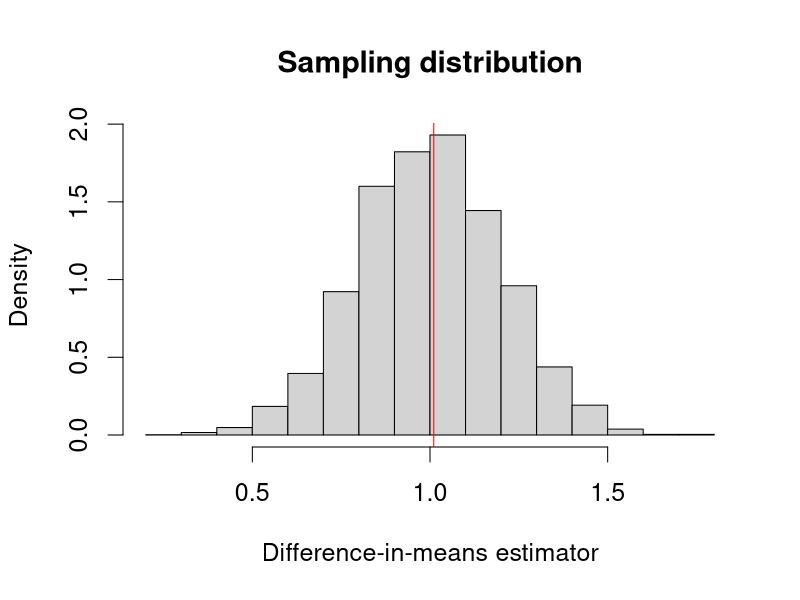
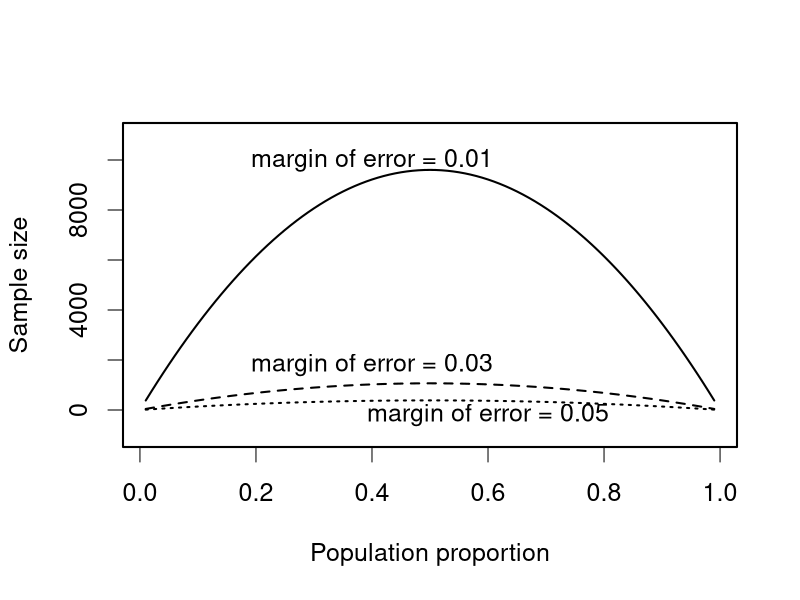

These figures' R source, in order: (Note: this script raises an error after producing the figures.)
##### Chapter 7: Uncertainty

#### Section 7.1: Estimation

### Section 7.1.1: Unbiasedness and Consistency

## simulation parameters
n <- 100 # sample size
mu0 <- 0 # mean of Y_i(0)
sd0 <- 1 # standard deviation of Y_i(0)
mu1 <- 1 # mean of Y_i(1)
sd1 <- 1 # standard deviation of Y_i(1)

## generate a sample
Y0 <- rnorm(n, mean = mu0, sd = sd0)
Y1 <- rnorm(n, mean = mu1, sd = sd1)
tau <- Y1 - Y0 # individual treatment effect
## true value of the sample average treatment effect
SATE <- mean(tau)
SATE

## repeatedly conduct randomized controlled trials
sims <- 5000 # repeat 5,000 times, we could do more
diff.means <- rep(NA, sims)  # container

for (i in 1:sims) {
    ## randomize the treatment by sampling of a vector of 0's and 1's
    treat <- sample(c(rep(1, n / 2), rep(0, n / 2)), size = n, replace = FALSE)
    ## difference-in-means
    diff.means[i] <- mean(Y1[treat == 1]) - mean(Y0[treat == 0])
}

## estimation error for SATE
est.error <- diff.means - SATE
summary(est.error)

## PATE simulation
PATE <- mu1 - mu0
diff.means <- rep(NA, sims)
for (i in 1:sims) {
    ## generate a sample for each simulation: this used to be outside of loop
    Y0 <- rnorm(n, mean = mu0, sd = sd0)
    Y1 <- rnorm(n, mean = mu1, sd = sd1)
    treat <- sample(c(rep(1, n / 2), rep(0, n / 2)), size = n, replace = FALSE)
    diff.means[i] <- mean(Y1[treat == 1]) - mean(Y0[treat == 0])
}

## estimation error for PATE
est.error <- diff.means - PATE

## unbiased
summary(est.error)

### Section 7.1.2: Standard Error

par(cex = 1.5)
hist(diff.means, freq = FALSE, xlab = "Difference-in-means estimator",
     main = "Sampling distribution")
abline(v = SATE, col = "red") # true value of SATE
text(0.6, 2.4, "true SATE", col = "red")

sd(diff.means)
sqrt(mean((diff.means - SATE)^2))

## PATE simulation with standard error
sims <- 5000
diff.means <- se <- rep(NA, sims)  # container for standard error added
for (i in 1:sims) {
    ## generate a sample
    Y0 <- rnorm(n, mean = mu0, sd = sd0)
    Y1 <- rnorm(n, mean = mu1, sd = sd1)
    ## randomize the treatment by sampling of a vector of 0's and 1's
    treat <- sample(c(rep(1, n / 2), rep(0, n / 2)), size = n, replace = FALSE)
    diff.means[i] <- mean(Y1[treat == 1]) - mean(Y0[treat == 0])
    ## standard error
    se[i] <- sqrt(var(Y1[treat == 1]) / (n / 2) + var(Y0[treat == 0]) / (n / 2))
}

## standard deviation of difference-in-means
sd(diff.means)
## mean of standard errors
mean(se)

### Section 7.1.3: Confidence Intervals

n <- 1000 # sample size
x.bar <- 0.6 # point estimate
s.e. <- sqrt(x.bar * (1 - x.bar) / n) # standard error
## 99% confidence intervals
c(x.bar - qnorm(0.995) * s.e., x.bar + qnorm(0.995) * s.e.)
## 95% confidence intervals
c(x.bar - qnorm(0.975) * s.e., x.bar + qnorm(0.975) * s.e.)
## 90% confidence intervals
c(x.bar - qnorm(0.95) * s.e., x.bar + qnorm(0.95) * s.e.)

## empty container matrices for 2 sets of confidence intervals
ci95 <- ci90 <- matrix(NA, ncol = 2, nrow = sims)
## 95 percent confidence intervals
ci95[, 1] <- diff.means - qnorm(0.975) * se # lower limit
ci95[, 2] <- diff.means + qnorm(0.975) * se # upper limit

## 90 percent confidence intervals
ci90[, 1] <- diff.means - qnorm(0.95) * se # lower limit
ci90[, 2] <- diff.means + qnorm(0.95) * se # upper limit

## coverage rate for 95% confidence interval
mean(ci95[, 1] <= 1 & ci95[, 2] >= 1)
## coverage rate for 90% confidence interval
mean(ci90[, 1] <= 1 & ci90[, 2] >= 1)

p <- 0.6 # true parameter value
n <- c(50, 100, 1000) # 3 sample sizes to be examined
alpha <- 0.05
sims <- 5000 # number of simulations
results <- rep(NA, length(n)) # a container for results

## loop for different sample sizes
for (i in 1:length(n)) {
    ci.results <- rep(NA, sims) # a container for whether CI includes truth
    ## loop for repeated hypothetical survey sampling
    for (j in 1:sims) {
        data <- rbinom(n[i], size = 1, prob = p) # simple random sampling
        x.bar <- mean(data) # sample proportion as an estimate
        s.e. <- sqrt(x.bar * (1 - x.bar) / n[i]) # standard errors
        ci.lower <- x.bar - qnorm(1 - alpha/2) * s.e.
        ci.upper <- x.bar + qnorm(1 - alpha/2) * s.e.
        ci.results[j] <- (p >= ci.lower) & (p <= ci.upper)
    }
    ## proportion of CIs that contain the true value
    results[i] <- mean(ci.results)
}
results

### Scetion 7.1.4: Margin of Error and Sample Size Calculation in Polls

par(cex = 1.5, lwd = 2)
MoE <- c(0.01, 0.03, 0.05)  # the desired margin of error
p <- seq(from = 0.01, to = 0.99, by = 0.01)
n <- 1.96^2 * p * (1 - p) / MoE[1]^2
plot(p, n, ylim = c(-1000, 11000), xlab = "Population proportion",
     ylab = "Sample size", type = "l")
lines(p, 1.96^2 * p * (1 - p) / MoE[2]^2, lty = "dashed")
lines(p, 1.96^2 * p * (1 - p) / MoE[3]^2, lty = "dotted")
text(0.4, 10000, "margin of error = 0.01")
text(0.4, 1800, "margin of error = 0.03")
text(0.6, -200, "margin of error = 0.05")

## election and polling results, by state
data(pres08)
data(polls08)

## convert to a Date object
polls08$middate <- as.Date(polls08$middate)
## number of days to the election day
polls08$DaysToElection <- as.Date("2008-11-04") - polls08$middate

## create a matrix place holder
poll.pred <- matrix(NA, nrow = 51, ncol = 3)

## state names which the loop will iterate through
st.names <- unique(pres08$state)
## add labels for easy interpretation later on
row.names(poll.pred) <- as.character(st.names)

## loop across 50 states plus DC
for (i in 1:51){
    ## subset the ith state
    state.data <- subset(polls08, subset = (state == st.names[i]))
    ## subset the latest polls within the state
    latest <- state.data$DaysToElection == min(state.data$DaysToElection)
    ## compute the mean of latest polls and store it
    poll.pred[i, 1] <- mean(state.data$Obama[latest]) / 100
}

## upper and lower confidence limits
n <- 1000 # sample size
alpha <- 0.05
s.e. <- sqrt(poll.pred[, 1] * (1 - poll.pred[, 1]) / n) # standard error
poll.pred[, 2] <- poll.pred[, 1] - qnorm(1 - alpha/2) * s.e.
poll.pred[, 3] <- poll.pred[, 1] + qnorm(1 - alpha/2) * s.e.

par(cex = 1.5)
alpha <- 0.05
plot(pres08$Obama / 100, poll.pred[, 1], xlim = c(0, 1), ylim = c(0, 1),
     xlab = "Obama's vote share", ylab = "Poll prediction")
abline(0, 1)

## adding 95% confidence intervals for each state
for (i in 1:51) {
    lines(rep(pres08$Obama[i] / 100, 2), c(poll.pred[i, 2], poll.pred[i, 3]))
}
## proportion of confidence intervals that contain the election day outcome
mean((poll.pred[, 2] <= pres08$Obama / 100) &
         (poll.pred[, 3] >= pres08$Obama / 100))

## bias
bias <- mean(poll.pred[, 1] - pres08$Obama / 100)
bias

## bias corrected estimate
poll.bias <- poll.pred[, 1] - bias
## bias-corrected standard error
s.e.bias <- sqrt(poll.bias * (1 - poll.bias) / n)
## bias-corrected 95% confidence interval
ci.bias.lower <- poll.bias - qnorm(1 - alpha / 2) * s.e.bias
ci.bias.upper <- poll.bias + qnorm(1 - alpha / 2) * s.e.bias

## proportion of bias-corrected CIs that contain the election day outcome
mean((ci.bias.lower <= pres08$Obama / 100) &
         (ci.bias.upper >= pres08$Obama / 100))

### Section 7.1.5: Analysis of Randomized Controlled Trials

par(cex = 1.5)
## read in data
data(STAR)
hist(STAR$g4reading[STAR$classtype == 1], freq = FALSE, xlim = c(500, 900),
     ylim = c(0, 0.01), main = "Small class",
     xlab = "Fourth-grade reading test score")
abline(v = mean(STAR$g4reading[STAR$classtype == 1], na.rm = TRUE),
       col = "red")

hist(STAR$g4reading[STAR$classtype == 2], freq = FALSE, xlim = c(500, 900),
     ylim = c(0, 0.01), main = "Regular class",
     xlab = "Fourth-grade reading test score")
abline(v = mean(STAR$g4reading[STAR$classtype == 2], na.rm = TRUE),
       col = "red")

## estimate and standard error for small class
n.small <- sum(STAR$classtype == 1 & !is.na(STAR$g4reading))
est.small <- mean(STAR$g4reading[STAR$classtype == 1], na.rm = TRUE)
se.small <- sd(STAR$g4reading[STAR$classtype == 1], na.rm = TRUE) /
    sqrt(n.small)
est.small
se.small

## estimate and standard error for regular class
n.regular <- sum(STAR$classtype == 2 & !is.na(STAR$classtype) &
                     !is.na(STAR$g4reading))
est.regular <- mean(STAR$g4reading[STAR$classtype == 2], na.rm = TRUE)
se.regular <- sd(STAR$g4reading[STAR$classtype == 2], na.rm = TRUE) /
    sqrt(n.regular)
est.regular
se.regular

alpha <- 0.05
## 95% confidence intervals for small class
ci.small <- c(est.small - qnorm(1 - alpha / 2) * se.small,
              est.small + qnorm(1 - alpha / 2) * se.small)
ci.small

## 95% confidence intervals for regular class
ci.regular <- c(est.regular - qnorm(1 - alpha / 2) * se.regular,
                est.regular + qnorm(1 - alpha / 2) * se.regular)
ci.regular

## difference-in-means estimator
ate.est <- est.small - est.regular
ate.est

## standard error and 95% confidence interval
ate.se <- sqrt(se.small^2 + se.regular^2)
ate.se

ate.ci <- c(ate.est - qnorm(1 - alpha / 2) * ate.se,
            ate.est + qnorm(1 - alpha / 2) * ate.se)
ate.ci

### Section 7.1.6: Analysis Based on Student's t-Distribution

## 95% CI for small class
c(est.small - qt(0.975, df = n.small - 1) * se.small,
  est.small + qt(0.975, df = n.small - 1) * se.small)

## 95% CI based on the central limit theorem
ci.small

## 95% CI for regular class
c(est.regular - qt(0.975, df = n.regular - 1) * se.regular,
  est.regular + qt(0.975, df = n.regular - 1) * se.regular)

## 95% CI based on the central limit theorem
ci.regular

t.ci <- t.test(STAR$g4reading[STAR$classtype == 1],
               STAR$g4reading[STAR$classtype == 2])
t.ci

#### Section 7.2: Hypothesis Testing

### Section 7.2.1: Tea-Testing Experiment

## truth: enumerate the number of assignment combinations
true <- c(choose(4, 0) * choose(4, 4),
          choose(4, 1) * choose(4, 3),
          choose(4, 2) * choose(4, 2),
          choose(4, 3) * choose(4, 1),
          choose(4, 4) * choose(4, 0))
true

## compute probability: divide it by the total number of events
true <- true / sum(true)
## number of correctly classified cups as labels
names(true) <- c(0, 2, 4, 6, 8)
true

## simulations
sims <- 1000
## lady's guess: M stands for `Milk first,' T stands for `Tea first'
guess <- c("M", "T", "T", "M", "M", "T", "T", "M")
correct <- rep(NA, sims) # place holder for number of correct guesses
for (i in 1:sims) {
    ## randomize which cups get Milk/Tea first
    cups <- sample(c(rep("T", 4), rep("M", 4)), replace = FALSE)
    correct[i] <- sum(guess == cups) # number of correct guesses
}
## estimated probability for each number of correct guesses
prop.table(table(correct))
## comparison with analytical answers; the differences are small
prop.table(table(correct)) - true

### Section 7.2.2: The General Framework

## all correct
x <- matrix(c(4, 0, 0, 4), byrow = TRUE, ncol = 2, nrow = 2)
## six correct
y <- matrix(c(3, 1, 1, 3), byrow = TRUE, ncol = 2, nrow = 2)

## `M' milk first, `T' tea first
rownames(x) <- colnames(x) <- rownames(y) <- colnames(y) <- c("M", "T")
x
y

## one-sided test for 8 correct guesses
fisher.test(x, alternative = "greater")

## two-sided test for 6 correct guesses
fisher.test(y)

### Section 7.2.3: One-Sample Tests

n <- 1018
x.bar <- 550 / n
se <- sqrt(0.5 * 0.5 / n) # standard deviation of sampling distribution

## upper red area in the figure
upper <- pnorm(x.bar, mean = 0.5, sd = se, lower.tail = FALSE)

## lower red area in the figure; identical to the upper area
lower <- pnorm(0.5 - (x.bar - 0.5), mean = 0.5, sd = se)

## two-side p-value
upper + lower

2 * upper

## one-sided p-value
upper

z.score <- (x.bar - 0.5) / se
z.score

pnorm(z.score, lower.tail = FALSE) # one-sided p-value
2 * pnorm(z.score, lower.tail = FALSE) # two-sided p-value

## 99% confidence interval contains 0.5
c(x.bar - qnorm(0.995) * se, x.bar + qnorm(0.995) * se)

## 95% confidence interval does not contain 0.5
c(x.bar - qnorm(0.975) * se, x.bar + qnorm(0.975) * se)

## no continuity correction to get the same p-value as above
prop.test(550, n = n, p = 0.5, correct = FALSE)

## with continuity correction
prop.test(550, n = n, p = 0.5)
prop.test(550, n = n, p = 0.5, conf.level = 0.99)

## two-sided one-sample t-test
t.test(STAR$g4reading, mu = 710)

### Section 7.2.4: Two-Sample Tests

## one-sided p-value
pnorm(-abs(ate.est), mean = 0, sd = ate.se)
## two-sided p-value
2 * pnorm(-abs(ate.est), mean = 0, sd = ate.se)

## testing the null of zero average treatment effect
t.test(STAR$g4reading[STAR$classtype == 1],
       STAR$g4reading[STAR$classtype == 2])

data(resume)

## organize the data in tables
x <- table(resume$race, resume$call)
x

## one-sided test
prop.test(x, alternative = "greater")

## sample size
n0 <- sum(resume$race == "black")
n1 <- sum(resume$race == "white")

## sample proportions
p <- mean(resume$call) # overall
p0 <- mean(resume$call[resume$race == "black"]) # black
p1 <- mean(resume$call[resume$race == "white"]) # white

## point estimate
est <- p1 - p0
est

## standard error
se <- sqrt(p * (1 - p) * (1 / n0 + 1 / n1))
se

## z-statistic
zstat <- est / se
zstat

## one-sided p-value
pnorm(-abs(zstat))

prop.test(x, alternative = "greater", correct = FALSE)

### Section 7.2.5: Pitfalls of Hypothesis Testing

### Section 7.2.6: Power Analysis

## set the parameters
n <- 250
p.star <- 0.48 # data generating process
p <- 0.5 # null value
alpha <- 0.05

## critical value
cr.value <- qnorm(1 - alpha / 2)

## standard errors under the hypothetical data generating process
se.star <- sqrt(p.star * (1 - p.star) / n)

## standard error under the null
se <- sqrt(p * (1 - p) / n)

## power
pnorm(p - cr.value * se, mean = p.star, sd = se.star) +
    pnorm(p + cr.value * se, mean = p.star, sd = se.star, lower.tail = FALSE)

## parameters
n1 <- 500
n0 <- 500
p1.star <- 0.05
p0.star <- 0.1

## overall call back rate as a weighted average
p <- (n1 * p1.star + n0 * p0.star) / (n1 + n0)
## standard error under the null
se <- sqrt(p * (1 - p) * (1 / n1 + 1 / n0))
## standard error under the hypothetical data generating process
se.star <- sqrt(p1.star * (1 - p1.star) / n1 + p0.star * (1 - p0.star) / n0)

pnorm(-cr.value * se, mean = p1.star - p0.star, sd = se.star) +
    pnorm(cr.value * se, mean = p1.star - p0.star, sd = se.star,
          lower.tail = FALSE)

power.prop.test(n = 500, p1 = 0.05, p2 = 0.1, sig.level = 0.05)
power.prop.test(p1 = 0.05, p2 = 0.1, sig.level = 0.05, power = 0.9)
power.t.test(n = 100, delta = 0.25, sd = 1, type = "one.sample")
power.t.test(power = 0.9, delta = 0.25, sd = 1, type = "one.sample")
power.t.test(delta = 0.25, sd = 1, type = "two.sample",
             alternative = "one.sided", power = 0.9)

#### Section 7.3: Linear Regression Model with Uncertainty

### Section 7.3.1: Linear Regression as a Generative Model

data(minwage)

## compute proportion of full employment before minimum wage increase
minwage$fullPropBefore <- minwage$fullBefore /
    (minwage$fullBefore + minwage$partBefore)

## same thing after minimum wage increase
minwage$fullPropAfter <- minwage$fullAfter /
    (minwage$fullAfter + minwage$partAfter)

## an indicator for NJ: 1 if it's located in NJ and 0 if in PA
minwage$NJ <- ifelse(minwage$location == "PA", 0, 1)

fit.minwage <- lm(fullPropAfter ~ -1 + NJ + fullPropBefore +
                      wageBefore + chain, data = minwage)

## regression result
fit.minwage

fit.minwage1 <- lm(fullPropAfter ~ NJ + fullPropBefore +
                       wageBefore + chain, data = minwage)
fit.minwage1

predict(fit.minwage, newdata = minwage[1, ])
predict(fit.minwage1, newdata = minwage[1, ])

### Section 7.3.2: Unbiasedness of Estimated Coefficients

### Section 7.3.3: Standard Errors of Estimated Coefficients

### Section 7.3.4: Inference About Coefficients

data(women, package = "qss")
fit.women <- lm(water ~ reserved, data = women)
summary(fit.women)

confint(fit.women) # 95% confidence intervals

summary(fit.minwage)

## confidence interval just for the `NJ' variable
confint(fit.minwage)["NJ", ]

### Section 7.3.5: Inference About Predictions

## load the data and subset them into two parties
data(MPs)
MPs.labour <- subset(MPs, subset = (party == "labour"))
MPs.tory <- subset(MPs, subset = (party == "tory"))

## two regressions for labour: negative and positive margin
labour.fit1 <- lm(ln.net ~ margin,
                  data = MPs.labour[MPs.labour$margin < 0, ])
labour.fit2 <- lm(ln.net ~ margin,
                  data = MPs.labour[MPs.labour$margin > 0, ])

## two regressions for tory: negative and positive margin
tory.fit1 <- lm(ln.net ~ margin, data = MPs.tory[MPs.tory$margin < 0, ])
tory.fit2 <- lm(ln.net ~ margin, data = MPs.tory[MPs.tory$margin > 0, ])

## tory party: prediction at the threshold
tory.y0 <- predict(tory.fit1, interval = "confidence",
                   newdata = data.frame(margin = 0))
tory.y0

tory.y1 <- predict(tory.fit2, interval = "confidence",
                   newdata = data.frame(margin = 0))
tory.y1

## range of predictors; min to 0 and 0 to max
y1.range <- seq(from = 0, to = min(MPs.tory$margin), by = -0.01)
y2.range <- seq(from = 0, to = max(MPs.tory$margin), by = 0.01)

## prediction using all the values
tory.y0 <- predict(tory.fit1, interval = "confidence",
                   newdata = data.frame(margin = y1.range))
tory.y1 <- predict(tory.fit2, interval = "confidence",
                   newdata = data.frame(margin = y2.range))

par(cex = 1.5)
## plotting the first regression with losers
plot(y1.range, tory.y0[, "fit"], type = "l", xlim = c(-0.5, 0.5),
     ylim = c(10, 15), xlab = "Margin of victory", ylab = "log net wealth")
abline(v = 0, lty = "dotted")
lines(y1.range, tory.y0[, "lwr"], lty = "dashed") # lower CI
lines(y1.range, tory.y0[, "upr"], lty = "dashed") # upper CI

## plotting the second regression with winners
lines(y2.range, tory.y1[, "fit"], lty = "solid")  # point estimates
lines(y2.range, tory.y1[, "lwr"], lty = "dashed") # lower CI
lines(y2.range, tory.y1[, "upr"], lty = "dashed") # upper CI

## re-compute the predicted value and return standard errors
tory.y0 <- predict(tory.fit1, interval = "confidence", se.fit = TRUE,
                   newdata = data.frame(margin = 0))
tory.y0

tory.y1 <- predict(tory.fit2, interval = "confidence", se.fit = TRUE,
                   newdata = data.frame(margin = 0))

## s.e. of the intercept is the same as s.e. of the predicted value
summary(tory.fit1)

## standard error
se.diff <- sqrt(tory.y0$se.fit^2 + tory.y1$se.fit^2)
se.diff

## point estimate
diff.est <- tory.y1$fit[1, "fit"] - tory.y0$fit[1, "fit"]
diff.est

## confidence interval
CI <- c(diff.est - se.diff * qnorm(0.975), diff.est + se.diff * qnorm(0.975))
CI

## hypothesis test
z.score <- diff.est / se.diff
p.value <- 2 * pnorm(abs(z.score), lower.tail = FALSE) # two-sided p-value
p.value

#### Section 7.4: Summary
